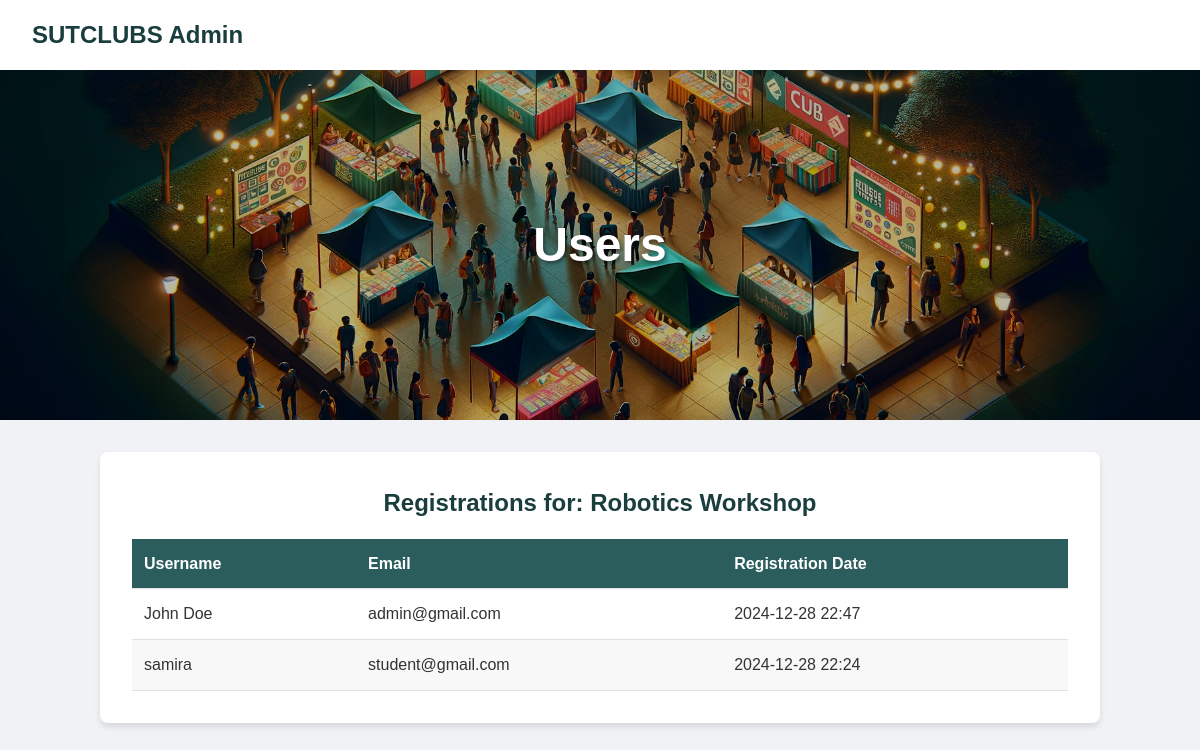
The app's page /viewRegistrations.php?event_id=2 with its own data.
### tables this page shows
CREATE TABLE `events` (
  `id` int NOT NULL,
  `title` varchar(255) NOT NULL,
  `description` text,
  `date_time` datetime DEFAULT NULL,
  `photo_url` varchar(255) DEFAULT NULL,
  `max_registrations` int DEFAULT '0',
  `current_registrations` int DEFAULT '0',
  `club_id` int DEFAULT NULL,
  PRIMARY KEY (`id`),
  KEY `fk_club_events` (`club_id`),
  CONSTRAINT `fk_club_events` FOREIGN KEY (`club_id`) REFERENCES `clubs` (`id`) ON DELETE CASCADE
);

CREATE TABLE `event_registrations` (
  `id` int NOT NULL AUTO_INCREMENT,
  `event_id` int NOT NULL,
  `user_id` int NOT NULL,
  `registration_date` datetime DEFAULT CURRENT_TIMESTAMP,
  `username` varchar(255) NOT NULL,
  `email` varchar(255) NOT NULL,
  PRIMARY KEY (`id`),
  KEY `event_id` (`event_id`),
  KEY `user_id` (`user_id`),
  CONSTRAINT `event_registrations_ibfk_1` FOREIGN KEY (`event_id`) REFERENCES `events` (`id`),
  CONSTRAINT `event_registrations_ibfk_2` FOREIGN KEY (`user_id`) REFERENCES `users` (`id`)
);

CREATE TABLE `users` (
  `id` int NOT NULL AUTO_INCREMENT,
  `full_name` varchar(255) DEFAULT NULL,
  `email` varchar(100) NOT NULL,
  `password` varchar(255) NOT NULL,
  `reg_date` timestamp NULL DEFAULT CURRENT_TIMESTAMP ON UPDATE CURRENT_TIMESTAMP,
  `user_type` enum('student','admin') NOT NULL,
  `username` varchar(255) NOT NULL,
  PRIMARY KEY (`id`),
  UNIQUE KEY `email` (`email`),
  UNIQUE KEY `username` (`full_name`)
);

### viewRegistrations.php (the view, shortened to what this page needs)
<?php
$config = include('config.php');
$conn = mysqli_connect("localhost", "root", $config["password"], "sutclubs");
$event_id = isset($_GET['event_id']) ? intval($_GET['event_id']) : 0;
$event_query = mysqli_query($conn, "SELECT e.*, c.name AS club_name FROM events e JOIN clubs c ON e.club_id = c.id WHERE e.id = $event_id");
$event = mysqli_fetch_assoc($event_query);
$registrations_query = mysqli_query($conn, "
    SELECT u.id, u.full_name, u.email, er.registration_date
    FROM event_registrations er
    JOIN users u ON er.user_id = u.id
    WHERE er.event_id = $event_id
    ORDER BY er.registration_date DESC
");
?>
<!DOCTYPE html>
<html lang="en">
<head>
    <link rel="stylesheet" href="viewRegistrations.css">
</head>
<body>
    <header>
        <div class="header-content">
            <h1>SUTCLUBS Admin</h1>
            <nav>
                <a href="CLUBS.php">Home</a>
                <a href="manageEvents.php?club_id=<?php echo $event['club_id']; ?>">Back to Events</a>
            </nav>
        </div>
    </header>
    <section class="hero">
        <img src="uploads/webProject1.webp" alt="Hero Image" class="hero-image">
        <div class="hero-text">Users</div>
    </section>
    <main>
        <h2 class="title">Registrations for: <?php echo htmlspecialchars($event['title']); ?></h2>
        <table class="registrations-table">
            <thead>
                <tr>
                    <th>Username</th>
                    <th>Email</th>
                    <th>Registration Date</th>
                </tr>
            </thead>
            <tbody>
                <?php while ($registration = mysqli_fetch_assoc($registrations_query)): ?>
                    <tr>
                        <td><?php echo htmlspecialchars($registration['full_name']); ?></td>
                        <td><?php echo htmlspecialchars($registration['email']); ?></td>
                        <td><?php echo date('Y-m-d H:i', strtotime($registration['registration_date'])); ?></td>
                    </tr>
                <?php endwhile; ?>
            </tbody>
        </table>
    </main>
</body>
</html>

### viewRegistrations.css (style rules this page uses)
:root { --primary-color: #1a3d3d; --secondary-color: #2c5d5d; --text-color: #ffffff; --background-color: #f0f2f5; --table-bg: #ffffff; --table-border: #e0e0e0; }
* { margin: 0; padding: 0; box-sizing: border-box; }
.hero { position: relative; width: 100%; height: 350px; overflow: hidden; }
.hero-image { width: 100%; height: 100%; object-fit: cover; filter: brightness(70%) contrast(1.1); }
.hero-text { position: absolute; top: 50%; left: 50%; transform: translate(-50%, -50%); color: #fff; text-align: center; font-size: 3rem; font-weight: 700; line-height: 1.3; text-shadow: 2px 2px 4px rgba(0, 0, 0, 0.5); }
body { font-family: Arial, sans-serif; background-color: var(--background-color); color: #333; line-height: 1.6; }
header { background-color: white; padding: 1rem 2rem; box-shadow: 0 2px 4px rgba(0,0,0,0.1); }
.header-content { display: flex; justify-content: space-between; align-items: center; max-width: 1200px; margin: 0 auto; }
h1 { color: var(--primary-color); font-size: 1.5rem; }
nav a { color: var(--text-color); text-decoration: none; margin-left: 1rem; }
main { max-width: 1000px; margin: 2rem auto; padding: 2rem; background-color: var(--table-bg); border-radius: 8px; box-shadow: 0 4px 6px rgba(0,0,0,0.1); }
.title { color: var(--primary-color); margin-bottom: 1rem; text-align: center; }
.registrations-table { width: 100%; border-collapse: collapse; margin-top: 1rem; }
.registrations-table th, .registrations-table td { padding: 0.75rem; text-align: left; border-bottom: 1px solid var(--table-border); }
.registrations-table th { background-color: var(--secondary-color); color: var(--text-color); font-weight: bold; }
.registrations-table tr:nth-child(even) { background-color: #f8f8f8; }

### records on screen
events: title "Robotics Workshop"
event_registrations: user.full_name "John Doe", user.email "admin@gmail.com", registration_date "2024-12-28 22:47"
event_registrations: user.full_name "samira", user.email "student@gmail.com", registration_date "2024-12-28 22:24"
